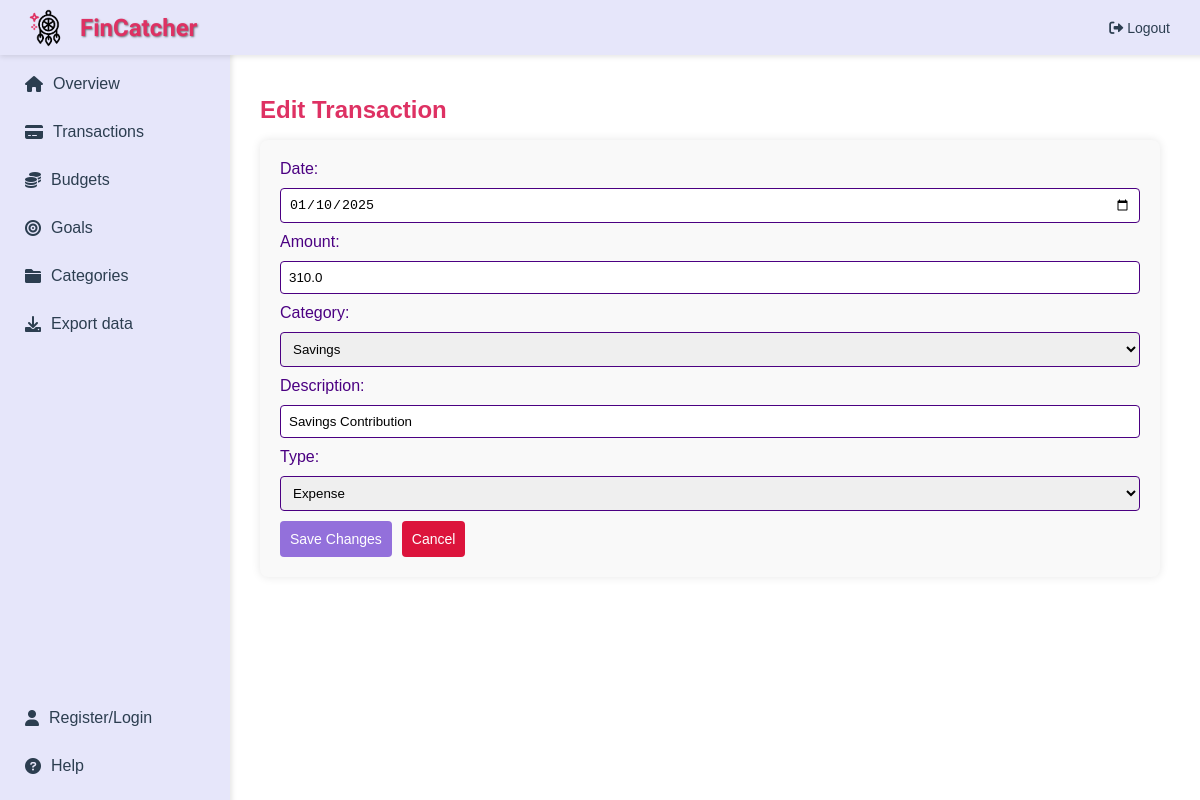
The page /transactions/edit/163 (signed in) on the database as committed earlier.
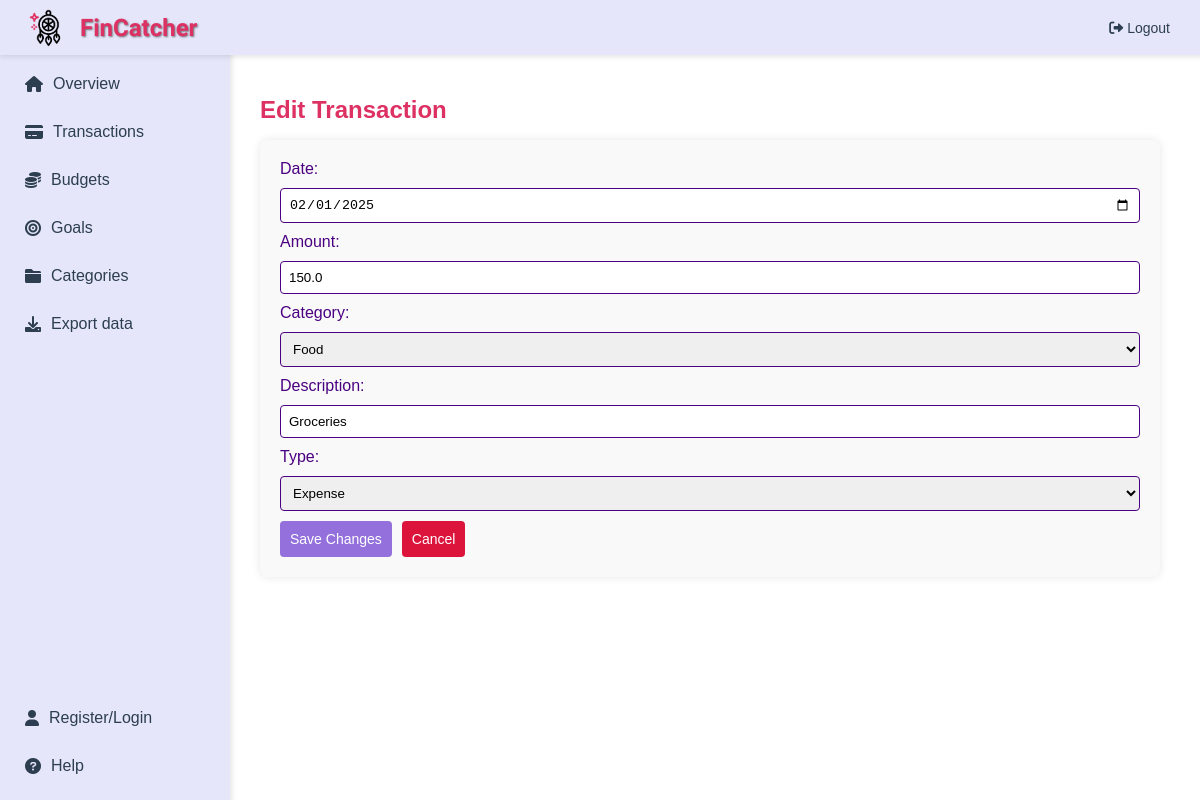
The same page on the database as committed later.
### app/main/models.py (models this page shows)
class Transactions(db.Model):
    id = db.Column(db.Integer, primary_key=True, unique=True, nullable=False)
    date = db.Column(db.Date, nullable=False)
    amount = db.Column(db.Float, nullable=False)
    description = db.Column(db.String(1000), nullable=True)
    type = db.Column(db.String(10), nullable=False)
    category_id = db.Column(db.Integer, db.ForeignKey('categories.id'), nullable=False)  # references Categories table
    user_id = db.Column(db.Integer, db.ForeignKey('user.user_id'), nullable=False)  # link to User
    category = db.relationship('Categories', backref=db.backref('transactions', lazy=True))

class Categories(db.Model):
    id = db.Column(db.Integer, primary_key=True, unique=True, nullable=False)
    name = db.Column(db.String(50), nullable=False)
    description = db.Column(db.String(1000), nullable=True)
    user_id = db.Column(db.Integer, db.ForeignKey('user.user_id'), nullable=True)  # link to User
    budgets = db.relationship('Budgets', backref='category', lazy=True)
    goals = db.relationship('Goals', backref='category', lazy=True)
    __table_args__ = (UniqueConstraint('name', 'user_id', name='uix_name_user_id'),)

### app/transactions/routes.py (the view, shortened to what this page needs)
@transactions.route('/transactions/edit/<int:id>', methods=['GET', 'POST'])
@login_required
def edit_transaction(id):
    transaction = Transactions.query.get_or_404(id)
    return render_template('edit_transaction.html', transaction=transaction, categories=Categories.query.all(), category_icons=category_icons)

### app/main/models.py (called while the page is built)
@login_manager.user_loader
def load_user(user_id):
    return User.query.get(int(user_id))  # query the database to retrieve the user instance corresponding to the user_id

### app/transactions/templates/edit_transaction.html (shortened to what this page needs)
{% extends "layout.html" %}
{% block content %}
<div style="padding: 20px;">
    <h1 style="color: #DE3163; font-size: 24px;">Edit Transaction</h1>
    <form action="{{ url_for('transactions.edit_transaction', id=transaction.id) }}" method="POST" style="display: flex; flex-direction: column; gap: 10px; background-color: #f9f9f9; padding: 20px; border-radius: 8px; box-shadow: 0 0 10px rgba(0,0,0,0.1);">
        <label for="date" style="color: #4B0082;">Date:</label>
        <input type="date" id="date" name="date" value="{{ transaction.date }}" required style="padding: 8px; border: 1px solid #4B0082; border-radius: 4px;">
        <label for="amount" style="color: #4B0082;">Amount:</label>
        <input type="number" step="0.01" id="amount" name="amount" value="{{ transaction.amount }}" required style="padding: 8px; border: 1px solid #4B0082; border-radius: 4px;">
        <label for="category_id" style="color: #4B0082;">Category:</label>
        <select id="category_id" name="category_id" required style="padding: 8px; border: 1px solid #4B0082; border-radius: 4px;">
            {% for category in categories %}
                <option value="{{ category.id }}" {% if category.id == transaction.category_id %}selected{% endif %}>{{ category.name }}</option>
            {% endfor %}
        </select>
        <label for="description" style="color: #4B0082;">Description:</label>
        <input type="text" id="description" name="description" value="{{ transaction.description }}" style="padding: 8px; border: 1px solid #4B0082; border-radius: 4px;">
        <label for="type" style="color: #4B0082;">Type:</label>
        <select id="type" name="type" required style="padding: 8px; border: 1px solid #4B0082; border-radius: 4px;">
            <option value="expense" {% if transaction.type == 'expense' %}selected{% endif %}>Expense</option>
        </select>
        <div style="display: flex; gap: 10px;">
            <button type="submit" style="background-color: #9370DB; color: white; padding: 10px; border: none; border-radius: 4px; cursor: pointer; font-size: 14px;">Save Changes</button>
            <button type="button" onclick="window.location.href='{{ url_for('transactions.transactions_page') }}'" style="background-color: #DC143C; color: white; padding: 10px; border: none; border-radius: 4px; cursor: pointer; font-size: 14px;">Cancel</button>
        </div>
    </form>
</div>
{% endblock %}

Rows that differ between the two databases and show on the page:
changed Transactions "Expense": date "01/10/2025" → "02/01/2025"; amount "310.0" → "150.0"; category_id "Savings" → "Food"; description "Savings Contribution" → "Groceries"
